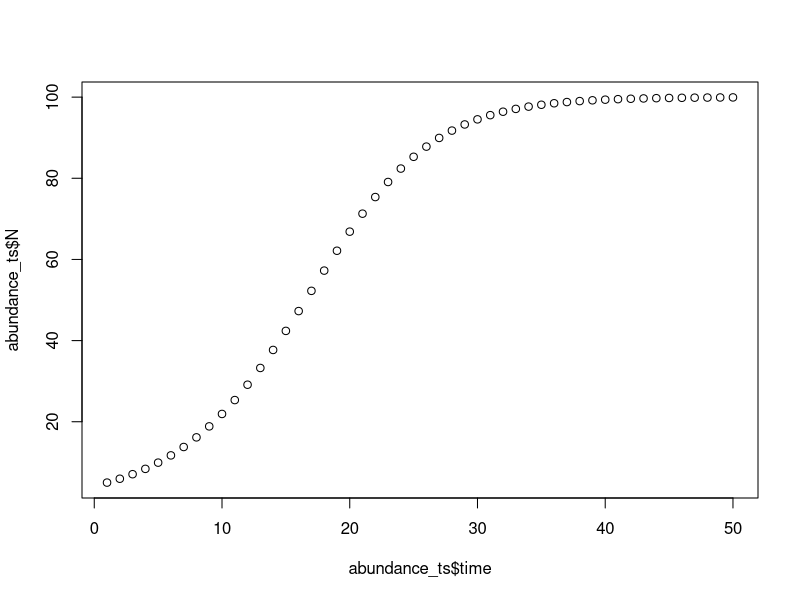

R code for this plot:

# Calculate abundance at a specific timestep using a logistic
# growth curve.
calc_current_abundance <- function(N_previous, r, K) {
  N_previous + r*N_previous*(1 - N_previous/K)
}

# Generate an abundance time series table using a logistic growth curve
calc_logistic_growth_curve <- function(N_initial, time, r, K) {
  N <- rep(NA, length(time)) # Vector of NAs to fill
  N[1] <- N_initial
  for (i in time[2:length(time)]) {
    N[i] <- calc_current_abundance(N[i-1], r, K)
  } 
  return(data.frame(time, N))
}

# Generate a time series of abundance for a population growing according to the 
# discrete time logistic growth model.

r <- 0.2
K <- 100
time = seq(from=1, to=50)

# Generate an abundance time series using a growth rate (r) of
# 0.2 (or 20%), a carrying capacity (K) of 100, and starting at
# 5% of the carrying capacity (N_initial = 0.05*100 = 5).
abundance_ts <- calc_logistic_growth_curve(N_initial = 5, time, r, K)

##### Q1 #####

# Plot the data.

plot(abundance_ts$time, abundance_ts$N)

# Generate a model predicted time series of abundance for a population growing 
# according to the discrete time logistic growth model
# Pretend you don’t know the true parameters (r and K) and adjust them until 
# your model fits the data pretty well (visually)


#Q2. Plot the data
#•Create a function that returns the negative log likelihood of the 
#model parameters (r, K) given the data (Nt)
#•Use optim() or a grid search and the function you just created to 
#estimate the parameters of your model – remember to add the 
#variance as a third parameter to be estimated (or use its analytical MLE: SSE/n)

#•Q3. How well can you estimate the model parameters?

#•Add observation error ( Nt + rnorm(mean=0, sd=?) ) to your data
#•Use optim() or a grid search and the function you just created to 
#estimate the parameters of your model based on this new data – 
#remember to add the variance as a third parameter to be estimated (or use its analytical MLE: SSE/n)

#•Q4. How well can you estimate the model parameters now?  
#Is there any evidence of correlation in your parameter estimates (e.g., a ridge in the likelihood surface)?

#•Start your model with observation error at 5% of K
#•Use optim() or a grid search and the function you just created to 
#estimate the parameters of your model based on this new data – 
#remember to add the variance as a third parameter to be estimated (or use its analytical MLE: SSE/n)

#•Q5. How well can you estimate the model parameters now?

#•Q6. Repeating this analysis starting at 90% of K, how well can you estimate the model parameters?